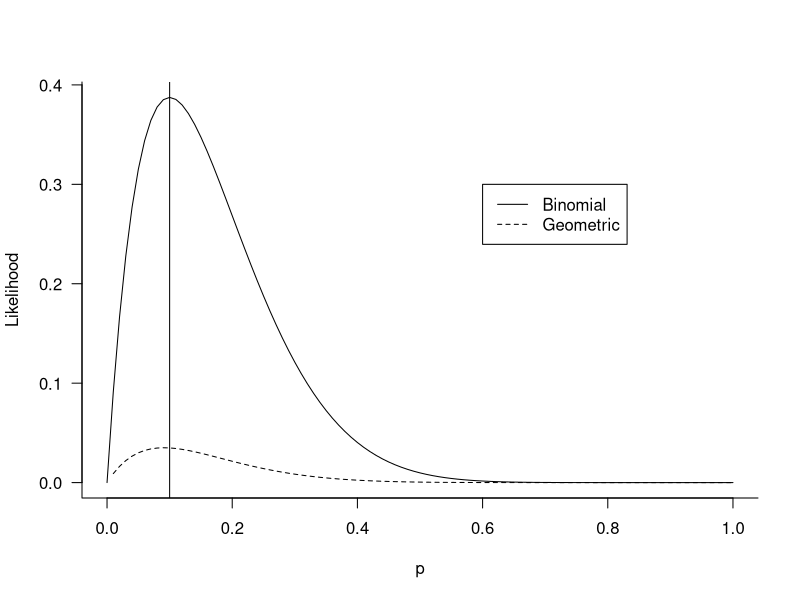

This figure's R source:
x = 1 
n = 10
p = 0.2

p = seq(0,1,by=0.01)
pdf("plots/likelihoodprinciple.pdf",height=4,width =8)
plot( p, dbinom(x, size=n, prob=p), type="l", ylab="Likelihood", las = 1, bty = "l")
lines(p, dgeom(n,prob=p),lty=2, las = 1, bty = "l")
abline(v=0.1)
legend(0.6,0.3,legend = c("Binomial","Geometric"), lty=c(1,2))
dev.off()
